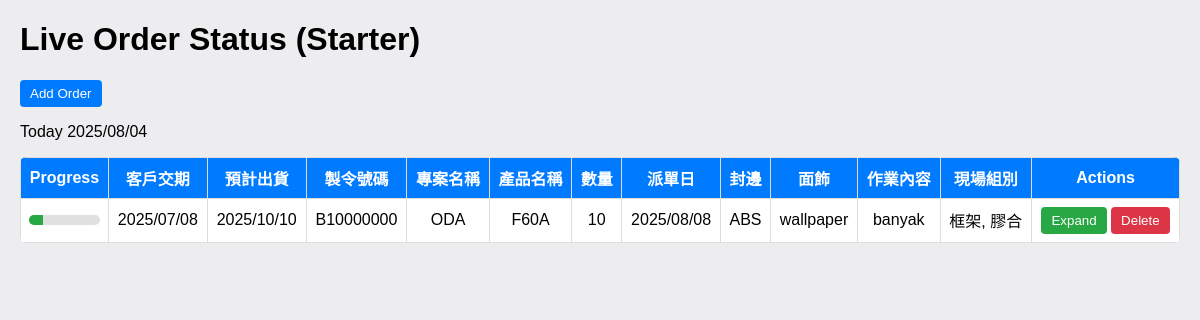
Before: / with the older database file.
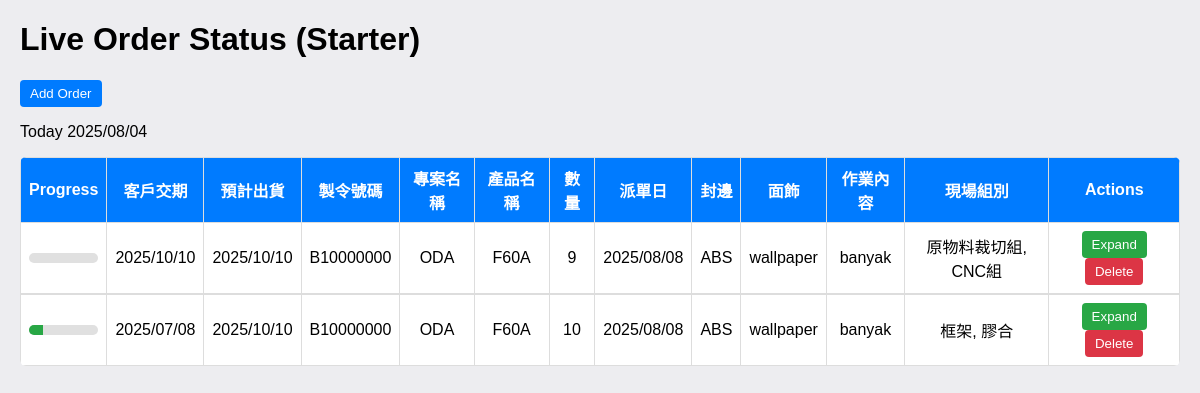
After: the same page with the newer database file.
### models.py (models this page shows)
class Order(Base):
    __tablename__ = "orders"
    id = Column(Integer, primary_key=True)
    manufacture_code = Column(String(50))
    customer = Column(String(100))
    product = Column(String(100))
    demand_date = Column(String(10))
    delivery = Column(String(10))
    datecreate = Column(String(10))
    quantity = Column(Integer)
    fengbian = Column(String(100))
    wallpaper = Column(String(100))
    jobdesc = Column(String(255))
    created_at = Column(DateTime, default=datetime.utcnow)
    updated_at = Column(DateTime, default=datetime.utcnow)
    tasks = relationship("Task", back_populates="order", cascade="all, delete-orphan")

### app.py (the view)
@app.route("/")
def home():
    with SessionLocal() as session:
        orders = session.query(Order).order_by(Order.id.desc()).all()
        today = datetime.today().strftime("%Y/%m/%d")
        vm = []
        for o in orders:
            done_q, total_q = order_progress(o)
            vm.append({
                "id": o.id,
                "manufacture_code": o.manufacture_code or "",
                "customer": o.customer or "",
                "product": o.product or "",
                "demand_date": o.demand_date or "",
                "delivery": o.delivery or "",
                "quantity": o.quantity or 0,
                "datecreate": o.datecreate or "",
                "fengbian": o.fengbian or "",
                "wallpaper": o.wallpaper or "",
                "jobdesc": o.jobdesc or "",
                "active_groups": ", ".join(recalc_active_groups(o)),
                "progress": (done_q, total_q),
                "sub_tasks": [
                    {
                        "id": t.id,
                        "group": t.group or "",
                        "task": t.task or "",
                        "quantity": t.quantity or 0,
                        "completed": t.completed or 0,
                        "remaining": max(0, (t.quantity or 0) - (t.completed or 0))
                    } for t in o.tasks
                ]
            })
        return render_template("index.html", orders=vm, today_date=today)

### app.py (called while the page is built)
def recalc_active_groups(order):
    groups = []
    for t in order.tasks:
        remaining = max(0, (t.quantity or 0) - (t.completed or 0))
        if remaining > 0 and t.group and t.group not in groups:
            groups.append(t.group)
    return groups

def order_progress(order):
    total_q = sum((t.quantity or 0) for t in order.tasks)
    done_q = sum((t.completed or 0) for t in order.tasks)
    return (done_q, total_q)

### templates/index.html (shortened to what this page needs)
<!DOCTYPE html>
<html lang="zh">
<head>
</head>
<body>
  <h1>Live Order Status (Starter)</h1>
  <button class="btn" onclick="openModal('modal-order')">Add Order</button>
  <p>Today {{ today_date }}</p>
  <table>
    <tr>
      <th>Progress</th>
      <th>客戶交期</th>
      <th>預計出貨</th>
      <th>製令號碼</th>
      <th>專案名稱</th>
      <th>產品名稱</th>
      <th>數量</th>
      <th>派單日</th>
      <th>封邊</th>
      <th>面飾</th>
      <th>作業內容</th>
      <th>現場組別</th>
      <th>Actions</th>
    </tr>
    {% for o in orders %}
    <tr id="order-{{o.id}}">
      <td>
        {% set done = o.progress[0] %}
        {% set total = o.progress[1] if o.progress[1] else 1 %}
        <div class="progress-bar">
          <div class="progress-fill" style="width: {{ (done/total)*100 }}%"></div>
        </div>
      </td>
      <td>{{ o.demand_date }}</td>
      <td>{{ o.delivery }}</td>
      <td>{{ o.manufacture_code }}</td>
      <td>{{ o.customer }}</td>
      <td>{{ o.product }}</td>
      <td>{{ o.quantity }}</td>
      <td>{{ o.datecreate }}</td>
      <td>{{ o.fengbian }}</td>
      <td>{{ o.wallpaper }}</td>
      <td>{{ o.jobdesc }}</td>
      <td id="groups-{{o.id}}">{{ o.active_groups }}</td>
      <td>
        <button class="btn green" onclick="toggleDetails({{o.id}})">Expand</button>
        <button class="btn red" onclick="deleteOrder({{ o.id }})">Delete</button>
      </td>
    </tr>
    <tr>
      <td colspan="13" style="padding:0; border:0">
      </td>
    </tr>
    {% endfor %}
</body>
</html>

### templates/index.html (style rules this page uses)
body { font-family:Arial, sans-serif;background:#ededf0;margin:20px }
table { width:100%;border-collapse:collapse;background:#fff;border-radius:6px;overflow:hidden }
th,td { border:1px solid #ddd;padding:8px;text-align:center }
th { background:#007bff;color:#fff }
.progress-bar { width:100%;height:10px;background:#e0e0e0;border-radius:6px;overflow:hidden }
.progress-fill { height:100%;background:#28a745;transition:width .3s }
.btn { padding:6px 10px;border:0;border-radius:4px;color:#fff;background:#007bff;cursor:pointer }
.btn.green { background:#28a745 }
.btn.red { background: #dc3545; }

Changed rows visible on the page:
added Order: demand_date "2025/10/10", delivery "2025/10/10", manufacture_code "B10000000", customer "ODA", product "F60A", quantity "9", datecreate "2025/08/08", fengbian "ABS", wallpaper "wallpaper", jobdesc "banyak", active_groups "原物料裁切組, CNC組"
